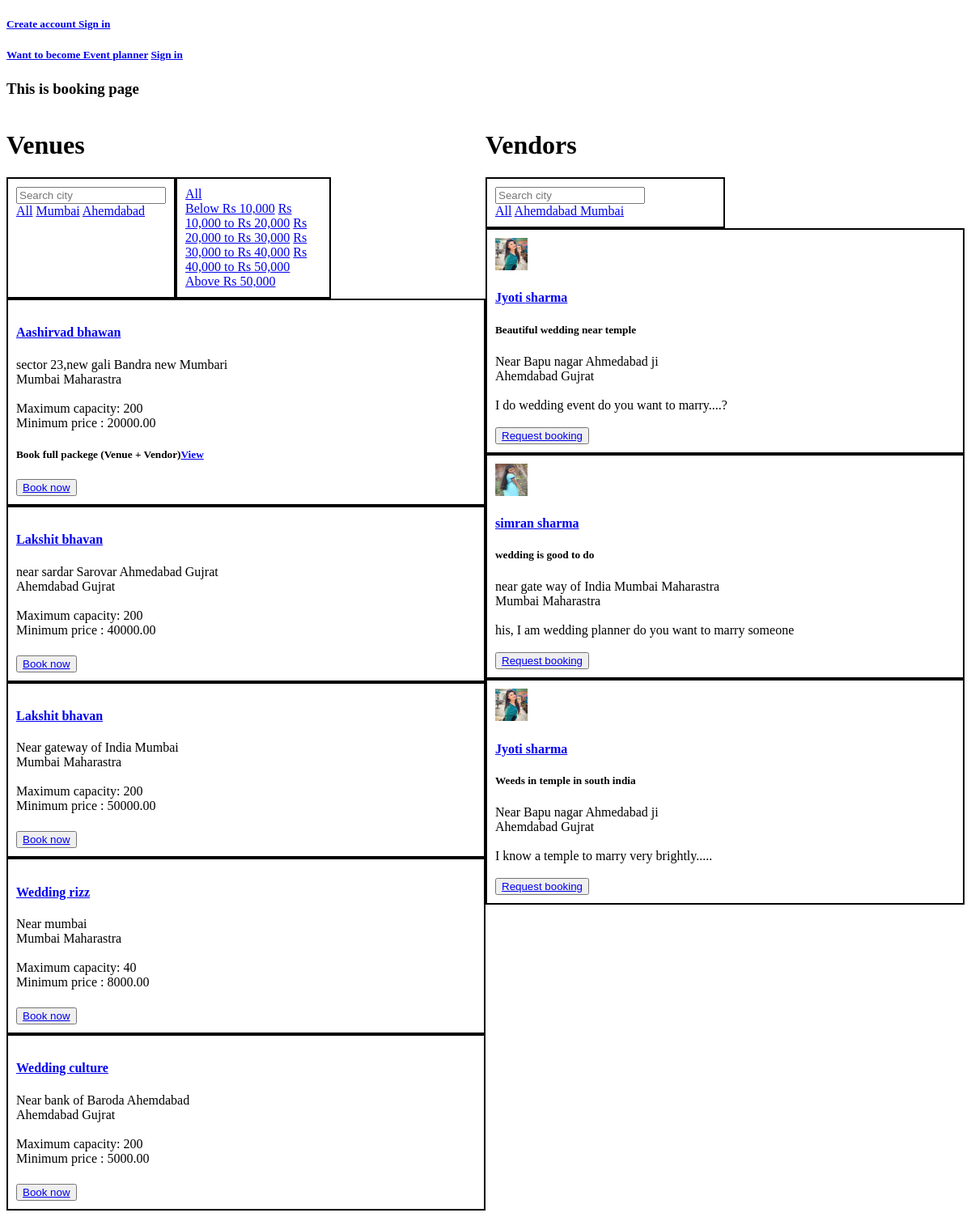
Screenshot of /book/1/ with the database file from the repository.
### EventPlanner/models.py (models this page shows, shortened)
class Venue(models.Model):
    name = models.CharField(max_length=100,null=False,blank=False)
    about = models.TextField(blank=True,null=True)
    min_price = models.DecimalField(max_digits=10, decimal_places=2,null=True,blank=True)
    max_capacity = models.IntegerField(null=False,blank=False)
    location = models.TextField(null=False,blank=False)
    city = models.CharField(max_length=20,null=False,blank=False)
    state = models.CharField(choices=venue_choices,max_length=50,null=False,blank=False)
    vendors = models.ManyToManyField(User,null=True,blank=True)
    category = models.ManyToManyField(Category)
    service_offered = models.TextField(null=True,blank=True)
    contact_info = models.TextField(null=False,blank=False)

class Event(models.Model):
    category = models.ForeignKey(Category,on_delete=models.CASCADE)
    event_planner = models.ForeignKey(User,on_delete=models.CASCADE,null=True)
    name = models.CharField(max_length=100)
    description = models.TextField(null=True,blank=True)

class UserProfile(models.Model):
    user = models.OneToOneField(User,on_delete=models.CASCADE)
    user_type = models.CharField(choices=user_type_choices,max_length=50)
    contact_info = models.CharField(max_length=200,blank=True,null=True,verbose_name='Contact information')
    company_name = models.CharField(max_length=50,blank=True,null=True)
    website = models.URLField(max_length=200,blank=True,null=True)
    about = models.TextField(blank=True,null=True)
    city = models.CharField(max_length=20,null=False,blank=False)
    state = models.CharField(max_length=20,null=False,blank=False)
    location = models.TextField(blank=True,null=True)
    service_offered = models.TextField(blank=True,null=True)
    profile_picture = models.ImageField(upload_to = 'images/',null=True,blank = True)

### customer/views.py (the view, shortened to what this page needs)
# urls.py: path('book/<int:pk>/',views.book),
def book(request,pk):
    if not request.user.is_authenticated or request.user.userprofile.user_type == 'is_customer':
        error = None
        category = Category.objects.get(id = pk)
        events = Event.objects.filter(category = category)
        venues = Venue.objects.filter(category = category)
        if request.method == 'GET':
            venue_city = request.GET.get('venue-city')
            min_price = request.GET.get('min_price')
            max_price = request.GET.get('max_price')
            vendor_city = request.GET.get('vendor-city')
            vendor_name = request.GET.get('vendor-name')
            vendor_first_name = request.GET.get('vendor-first-name')
            vendor_last_name = request.GET.get('vendor-last-name')
            try:
                if venue_city and not min_price:
                    venues = Venue.objects.filter(category = category,city__icontains = venue_city)
                if min_price and max_price and not venue_city:
                    venues = Venue.objects.filter(category = category,min_price__lt = float(max_price),min_price__gte = float(min_price))
                if min_price and max_price and venue_city:
                    venues = Venue.objects.filter(category=category,city__icontains = venue_city,min_price__lt = float(max_price),min_price__gte = float(min_price))
            except:
                pass
        context = {'error':error,'events':events,'venues':venues,'pk':pk,'venue_city':venue_city,'min_price':min_price,'max_price':max_price,'vendor_city':vendor_city,}
        return render(request,'customer/booking.html',context)

### customer/templates/customer/booking.html (shortened to what this page needs)
{% extends 'customer/home.html' %}
{% block content %}
{% load static %}
<h3>This is booking page </h3>
<div class="grid-div">
    {% if venues %}
    <div>
        <h1>Venues</h1>
        <div class="filter-div-event">
            <div class="filter">
                <form action="" method="GET">
                    <input type="text" placeholder="Search city" name="venue-city">
                </form>
                <a href="/book/{{pk}}/">All</a>
                {% for venue in venues %}
                {% if not min_price %}
                <a href="/book/{{pk}}/?venue-city={{venue.city}}"
                    class="venue-{{venue.city}} venue-city">{{venue.city}}</a>
                {% else %}
                <a href="/book/{{pk}}/?min_price={{min_price}}&max_price={{max_price}}&venue-city={{venue.city}}"
                    class="venue-{{venue.city}} venue-city">{{venue.city}}</a>
                {% endif %}
                {% endfor %}
            </div>
            <div class="filter">
                <a href="/book/{{pk}}/">All</a>
                {% if not venue_city %}
                <div>
                    <a href="/book/{{pk}}/?min_price=0&max_price=9999">Below Rs 10,000</a>
                    <a href="/book/{{pk}}/?min_price=10000&max_price=19999">Rs 10,000 to Rs 20,000</a>
                    <a href="/book/{{pk}}/?min_price=20000&max_price=29999">Rs 20,000 to Rs 30,000</a>
                    <a href="/book/{{pk}}/?min_price=30000&max_price=39999">Rs 30,000 to Rs 40,000</a>
                    <a href="/book/{{pk}}/?min_price=40000&max_price=49999">Rs 40,000 to Rs 50,000</a>
                    <a href="/book/{{pk}}/?min_price=50000&max_price=10000000000">Above Rs 50,000</a>
                </div>
                {% endif %}
            </div>
        </div>
        {% for venue in venues %}
        <div class="event-info-div">
            <a href="/venue-info/{{venue.id}}/">
                <h4>{{venue.name}}</h4>
            </a>
            <div>{{venue.location}}</div>
            <div>{{venue.city}} {{venue.state}}</div>
            <br>
            <div>Maximum capacity: {{venue.max_capacity}}</div>
            <div>Minimum price : {{venue.min_price}}</div>
            <h5>
                {% if venue.vendors.all %}
                <div> Book full packege (Venue + Vendor)<a href="/full-package/{{venue.id}}/">View</a></div>
                {% endif %}
            </h5>
            {% if request.user.is_authenticated %}
            {% if request.user.userprofile.user_type == 'is_customer' %}
            <form action="/create-book/" method="POST">
                {% csrf_token %}
                <input type="date" name="date" placeholder="date" required>
                <input type="time" name="time" placeholder="time">
                <input type="hidden" value="{{venue.id}}" name="venue_id">
                <button type="submit">Book now</button>
                {% endif %}
                {% else %}
                <button class="un-auth-book"><a href="/login-C/">Book now</a></button>
                {% endif %}
        </div>
        {% endfor %}
    </div>
    {% else %}
    <div>
        <p>Sorry no venues avaialble for the given location or price</p>
        <br><br><br>
        <a href="/book/{{pk}}/">View available options</a>
    </div>
    {% endif %}
    {% if events %}
    <div>
        <h1>Vendors</h1>
        <div class="filter-div-vendor">
            <div class="filter">
                <form action="" method="GET">
                    <input type="text" placeholder="Search city" name="vendor-city">
                </form>
                <a href="/book/{{pk}}/">All</a>
                {% for event in events %}
                <a href="/book/{{pk}}/?vendor-city={{event.event_planner.userprofile.city}}"
                    class="vendor-{{event.event_planner.userprofile.city}} vendor-city">{{event.event_planner.userprofile.city}}
                </a>
                {% endfor %}
            </div>
        </div>
            {% for event in events %}
            <div class="event-info-div">
                {% if event.event_planner.userprofile.profile_picture %}
                <a href="/event-planner-info/{{event.event_planner.id}}/">
                    <div> <img src="{{event.event_planner.userprofile.profile_picture.url}}" alt="" width="40" height="40"><h4>{{event.event_planner.first_name}} {{event.event_planner.last_name}}</h4></div>
                </a>
                {% else %}
                <a href="/event-planner-info/{{event.event_planner.id}}/">
                    <div> <img src="/static/images/No profile.jpeg" alt="" width="40" height="40"><h4>{{event.event_planner.first_name}} {{event.event_planner.last_name}}</h4></div>
                </a>
                {% endif %}
                <div>
                    <h5>{{event.name}}</h5>
                </div>
                <div>
                    {{event.event_planner.userprofile.location}}
                </div>
                <div>
                    {{event.event_planner.userprofile.city}} {{event.event_planner.userprofile.state}}
                </div>
                <br>
                <div>{{event.description}}</div>
                <br>
                    {% if request.user.is_authenticated %}
                        {% if request.user.userprofile.user_type == 'is_customer' %}
                        <form action="/create-book/" method="POST">
                            {% csrf_token %}
                            <input type="text" name="location" placeholder="location" required>
                            <input type="date" name="date" placeholder="date" required>
                            <input type="time" name="time" placeholder="time">
                            <input type="hidden" value="{{event.event_planner.id}}" name="vendor_id">
                            <button type="submit">Request booking</button>
                        </form>
                        {% endif %}
                    {% else %}
                    <button class="un-auth-book"><a href="/login-C/">Request booking</a></button>
                    {% endif %}
            </div>
            {% endfor %}
    </div>
    {% else %}
    <div>
        <p>Sorry no vendors avaialble for the given location</p>
        <br><br><br>
        <a href="/book/{{pk}}/">View available options</a>
    </div>
    {% endif %}
</div>
{% endblock %}

### customer/templates/customer/booking.html (style rules this page uses)
.event-info-div { border: 2px solid #000; padding: 10px; }
.grid-div { display: grid; grid-template-columns: 1fr 1fr; }
.filter-div-event { display: grid; grid-template-columns: 1fr 1fr 1fr; }
.filter-div-vendor { display: grid; grid-template-columns: 1fr 1fr; }
.filter { border: 2px solid #000; padding: 10px; }

### rows the page displays
Venue: city "Mumbai", name "Aashirvad bhawan", location "sector 23,new gali Bandra new Mumbari", state "Maharastra", max_capacity "200", min_price "20000.00"
Venue: city "Ahemdabad", name "Lakshit bhavan", location "near sardar Sarovar Ahmedabad Gujrat", state "Gujrat", max_capacity "200", min_price "40000.00"
Venue: name "Lakshit bhavan", location "Near gateway of India Mumbai", city "Mumbai", state "Maharastra", max_capacity "200", min_price "50000.00"
Venue: name "Wedding rizz", location "Near mumbai", city "Mumbai", state "Maharastra", max_capacity "40", min_price "8000.00"
Venue: name "Wedding culture", location "Near bank of Baroda Ahemdabad", city "Ahemdabad", state "Gujrat", max_capacity "200", min_price "5000.00"
Event: event_planner.userprofile.city "Ahemdabad", event_planner.userprofile.profile_picture (picture), event_planner.first_name "Jyoti", event_planner.last_name "sharma", name "Beautiful wedding near temple", event_planner.userprofile.location "Near Bapu nagar Ahmedabad ji", event_planner.userprofile.state "Gujrat", description "I do wedding event do you want to marry....?"
Event: event_planner.userprofile.city "Mumbai", event_planner.userprofile.profile_picture (picture), event_planner.first_name "simran", event_planner.last_name "sharma", name "wedding is good to do", event_planner.userprofile.location "near gate way of India Mumbai Maharastra", event_planner.userprofile.state "Maharastra", description "his, I am wedding planner do you want to marry someone"
Event: event_planner.userprofile.profile_picture (picture), event_planner.first_name "Jyoti", event_planner.last_name "sharma", name "Weeds in temple in south india", event_planner.userprofile.location "Near Bapu nagar Ahmedabad ji", event_planner.userprofile.city "Ahemdabad", event_planner.userprofile.state "Gujrat", description "I know a temple to marry very brightly....."
